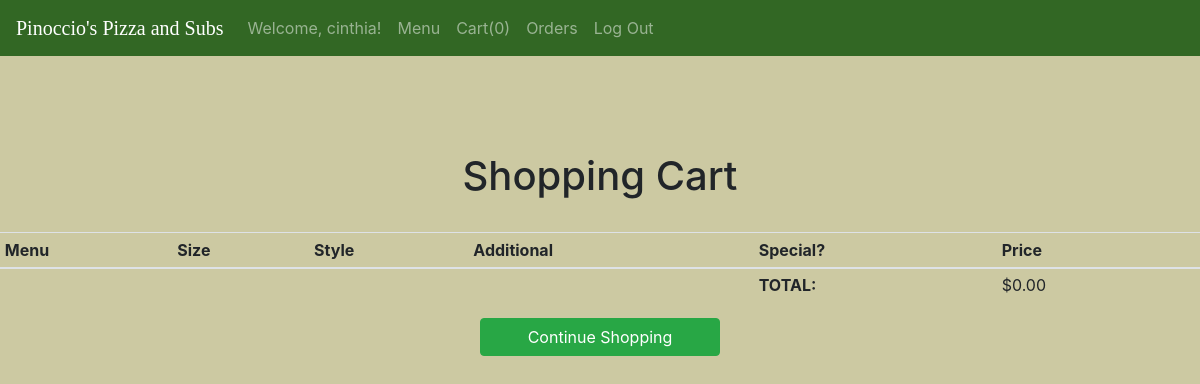
Page /cart (signed in) on the earlier database version.
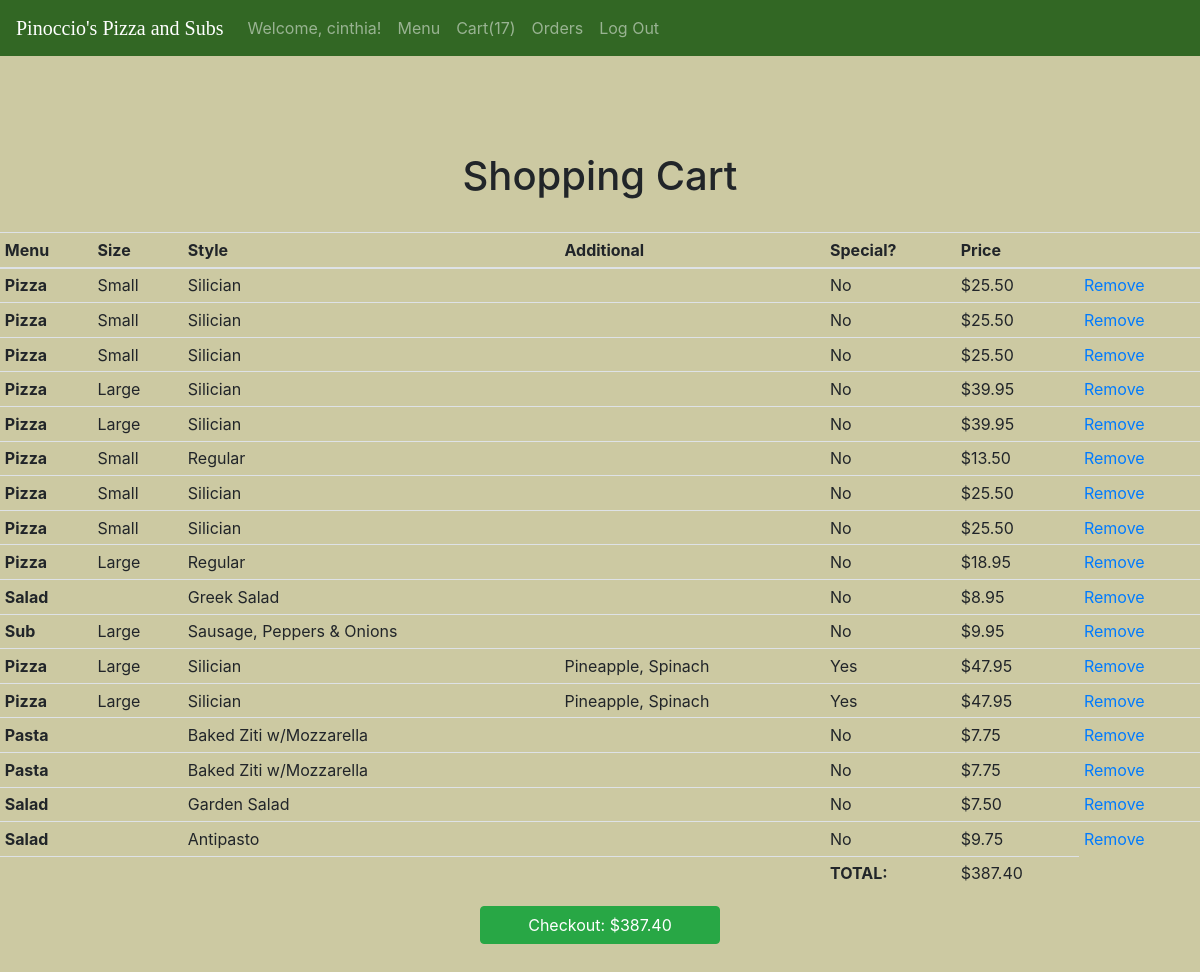
Same page on the later database version.
### orders/models.py (models this page shows, shortened)
class CartItem(models.Model):
    menu = models.CharField(max_length=16)
    size = models.CharField(max_length=16)
    style = models.CharField(max_length=64)
    additional = models.CharField(max_length=255)
    is_special = models.BooleanField(default=False)
    price = models.DecimalField(max_digits=5, default=0.00, decimal_places=2)
    user_id = models.IntegerField()

### orders/views.py (the view)
# urls.py: path("cart", views.cart, name="cart"),
def cart(request):
    if request.method == "POST":
        if request.POST['menu_item'] == 'Pizza':
            form = PizzaForm(request.POST)
            if form.is_valid():
                form = form.cleaned_data
                menu = "Pizza"
                style = form['style']
                size = form['size']
                is_special = False
                if 'is_special' in request.POST:
                    is_special = True
                num_toppings = form['num_toppings']
                toppings_list = []
                for topping in form['toppings']:
                    toppings_list.append(str(topping))
                toppings = ", ".join(toppings_list)
                if is_special:
                    menu_pizza = Pizza.objects.get(style=style, size=size,is_special=is_special)
                else:
                   menu_pizza = Pizza.objects.get(style=style, size=size, num_toppings=num_toppings, is_special=is_special)
                price = menu_pizza.price
                print(price)
                order = CartItem(menu=menu, size=size, style=style, additional=toppings, is_special=is_special, user_id=request.user.id, price=price)
                order.save()
        elif request.POST['menu_item'] == 'Sub':
            form = SubForm(request.POST)
            if form.is_valid():
                form = form.cleaned_data
                menu = 'Sub'
                ingredients = form['ingredients']
                size = form['size']
                extras_list = []
                added_cost = Decimal(0.00)
                for extra in form['extras']:
                    extras_list.append(str(extra))
                    added_cost += extra.added_cost
                extras = ", ".join(extras_list)
                menu_sub = Sub.objects.get(ingredients=ingredients, size=size)
                price = menu_sub.price + Decimal(added_cost)
                order = CartItem(menu=menu, size=size, style=ingredients, additional=extras, is_special=False, user_id=request.user.id, price=price)
                order.save()
            redirect('menu')
        elif request.POST['menu_item'] == 'Pasta':
            form = PastaForm(request.POST)
            if form.is_valid():
                form = form.cleaned_data
                menu = 'Pasta'
                style = form['style']
            menu_pasta = Pasta.objects.get(style=style)
            price = menu_pasta.price
            order = CartItem(menu=menu, style=style, user_id=request.user.id, price=price)
            order.save()
        elif request.POST['menu_item'] == 'Salad':
            form = SaladForm(request.POST)
            if form.is_valid():
                form = form.cleaned_data
                menu = 'Salad'
                style = form['style']
                menu_salad = Salad.objects.get(style=style)
                price = menu_salad.price
                order = CartItem(menu=menu, style=style, user_id=request.user.id, price=price)
                order.save()
        elif request.POST['menu_item'] == DinnerPlatter:
            form = DinnerPlatterForm(request.POST)
            if form.is_valid():
                form = form.cleaned_data
                menu = 'DinnerPlatter'
                style = form['style']
                size = form['size']
                menu_dinner_platter = DinnerPlatter.objects.get(style=style, size=size)
                price = menu_dinner_platter.price
                order = CartItem(menu=menu, style=style, size=size, user_id=request.user.id, price=price)
                order.save()
        else:
            print("Post error")
            redirect('menu')
        cart_items = CartItem.objects.filter(user_id= request.user.id)
        if cart_items:
            total_cost = Decimal(cart_items.aggregate(Sum('price'))['price__sum'])
        else:
            total_cost = 0
        context = {
            'car_items' : cart_items,
            'num_cart_items': cart_items.count(),
            'total_cost': total_cost
        }
        return render(request, 'orders/cart.html', context)
    else:
        cart_items = CartItem.objects.filter(user_id= request.user.id)
        if cart_items:
            total_cost = Decimal(cart_items.aggregate(Sum('price'))['price__sum'])
        else:
            total_cost = 0
        context = {
            'cart_items': cart_items,
            'num_cart_items': cart_items.count(),
            'total_cost': total_cost
        }
        return render(request, 'orders/cart.html', context)

### orders/templates/orders/cart.html (shortened to what this page needs)
{% extends "orders/layout.html" %}
{% block content %}
<h1 class="text-center">Shopping Cart</h1>
<br>
<table class="table table-sm">
    <thead>
        <tr>
            <th scope="col">Menu</th>
            <th scope="col">Size</th>
            <th scope="col">Style</th>
            <th scope="col">Additional</th>
            <th scope="col">Special?</th>
            <th scope="col">Price</th>
            <th scope="col"></th>
        </tr>
    </thead>
    <tfoot>
        <tr>
            <td colspan="4"></td>
            <td><strong>TOTAL:</strong></td>
            <td>${{ total_cost | floatformat:2}}</td>
        </tr>
    </tfoot>
    <tbody>
        {% for item in cart_items %}
        <tr>
            <th scope="row">{{item.menu}}</th>
            <td>{{item.size}}</td>
            <td>{{item.style}}</td>
            <td>{{item.additional}}</td>
            <td>{% if item.is_special is True %}Yes {% else %}No {% endif %}</td>
            <td>${{item.price}}</td>
            <td><a href="{% url 'remove' cart_item_id=item.id%}">Remove</a></td>
        </tr>
        {% endfor %}
    </tbody>
</table>
{% if cart_items %}
<form action="/checkout" method="post">
    <center><input style="width:20% ;" type="submit" value="Checkout: ${{ total_cost | floatformat:2}}" class="btn btn-success btn-block"></center>
</form>
{% else %}
<center><a style="width:20% ;" class="btn btn-success btn-block" href="/menu">Continue Shopping</a></center>
{% endif %} <br><br>
{% endblock %}

### orders/templates/orders/layout.html (shortened to what this page needs)
<!DOCTYPE html>
<html lang="en">
<head>
    <link rel="stylesheet" href="https://stackpath.bootstrapcdn.com/bootstrap/4.4.1/css/bootstrap.min.css">
    <link rel="stylesheet" href="https://cdn.jsdelivr.net/npm/bootstrap@4.6.1/dist/css/bootstrap.min.css">
  </head>
<body style="background-color:#ccc9a2 ;">
  <nav style="background-color:#326724 ;"  class="navbar navbar-expand-sm navbar-dark">
    <a style="font-family:  'Lora', serif;"  class="navbar-brand" href="home">Pinoccio's Pizza and Subs</a>
    <ul class="navbar-nav">
            <li class="nav-item">
        <a class="nav-link">Welcome, {{user.username}}!</a>
      </li>
      <li class="nav-item">
        <a class="nav-link" href="/menu">Menu</a>
      </li>
      <li class="nav-item">
        <a class="nav-link" href="/cart">Cart({{num_cart_items}})</a></a>
      </li>
      <li class="nav-item">
        <a class="nav-link" href="/checkout">Orders</a>
      </li>
      <li class="nav-item">
        <a class="nav-link" href="/logout_view">Log Out</a>
      </li>
    </ul>
  </nav>
      <main class="container p-5">
      </main>
</body>
{% block content %}{% endblock %}
</html>

Differences in the rows shown:
added CartItem: menu "Pizza", size "Small", style "Silician", is_special "No", price "25.50"
added CartItem: menu "Pizza", size "Small", style "Silician", is_special "No", price "25.50"
added CartItem: menu "Pizza", size "Small", style "Silician", is_special "No", price "25.50"
added CartItem: menu "Pizza", size "Large", style "Silician", is_special "No", price "39.95"
added CartItem: menu "Pizza", size "Large", style "Silician", is_special "No", price "39.95"
added CartItem: menu "Pizza", size "Small", style "Regular", is_special "No", price "13.50"
added CartItem: menu "Pizza", size "Small", style "Silician", is_special "No", price "25.50"
added CartItem: menu "Pizza", size "Small", style "Silician", is_special "No", price "25.50"
added CartItem: menu "Pizza", size "Large", style "Regular", is_special "No", price "18.95"
added CartItem: menu "Salad", style "Greek Salad", is_special "No", price "8.95"
added CartItem: menu "Sub", size "Large", style "Sausage, Peppers & Onions", is_special "No", price "9.95"
added CartItem: menu "Pizza", size "Large", style "Silician", additional "Pineapple, Spinach", is_special "Yes", price "47.95"
added CartItem: menu "Pizza", size "Large", style "Silician", additional "Pineapple, Spinach", is_special "Yes", price "47.95"
added CartItem: menu "Pasta", style "Baked Ziti w/Mozzarella", is_special "No", price "7.75"
added CartItem: menu "Pasta", style "Baked Ziti w/Mozzarella", is_special "No", price "7.75"
added CartItem: menu "Salad", style "Garden Salad", is_special "No", price "7.50"
added CartItem: menu "Salad", style "Antipasto", is_special "No", price "9.75"
Other differences:
{{ num_cart_items }}: "0" → "17"
{{ total_cost | floatformat:2 }}: "0.00" → "387.40"
form field total_cost: (not shown) → "Checkout: $387.40"
text no longer shown: "Continue Shopping"
